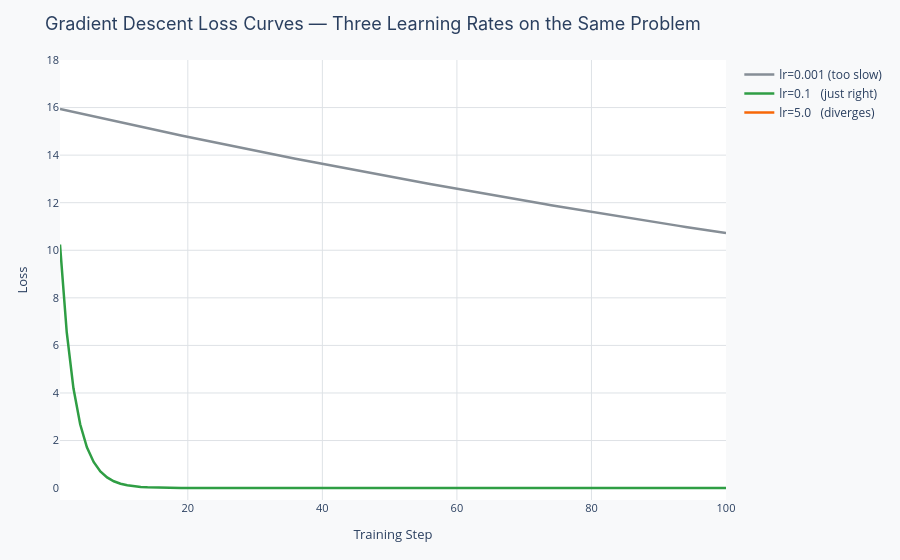

Here is the notebook cell this chart was saved with:
### Markdown cell above
---
## Real-world example: Training loss curves for a neural network

The chart shows three training runs of the same neural network with different learning rates. This is one of the most common diagnostic charts in deep learning: looking at the loss curve to diagnose what went wrong with a training run.

Notice:

- **Notice:** The 0.001 learning rate curve decreases smoothly but slowly; after 100 steps it still has significant loss remaining because the steps are too small to have gotten far
- **Notice:** The 0.1 learning rate curve drops quickly at first then plateaus at a good minimum; this is the successful run
- **Notice:** The 5.0 learning rate curve initially drops but then shoots upward as the large steps overshoot the minimum and send the weights to a worse region; training has diverged

> **Discussion question:** A teammate reports that their model's training loss decreased for 50 epochs then started increasing again. They call this "divergence." Is that the only possible explanation? What else could cause loss to increase after initially decreasing?

### Code cell
np.random.seed(42)

def simulate_gd(lr, n_steps=100, w_init=4.0):
    # Gradient descent on f(w) = w^2 (minimum at w=0).
    w = w_init
    losses = []
    for _ in range(n_steps):
        grad  = 2 * w      # derivative of w^2
        w     = w - lr * grad
        losses.append(w ** 2)
    return losses

steps  = np.arange(1, 101)
configs = [(0.001, PALETTE["muted"],      "lr=0.001 (too slow)"),
           (0.10,  PALETTE["accent"],     "lr=0.1   (just right)"),
           (5.0,   PALETTE["secondary"],  "lr=5.0   (diverges)")]

fig = go.Figure()
for lr, color, label in configs:
    losses = simulate_gd(lr)
    fig.add_trace(go.Scatter(x=steps, y=losses, mode="lines",
                             line=dict(color=color, width=2.5), name=label))
layout = base_layout(
    title="Gradient Descent Loss Curves — Three Learning Rates on the Same Problem",
    xaxis_title="Training Step", yaxis_title="Loss",
)
layout.update(yaxis=dict(range=[-0.5, 18]))
fig.update_layout(layout)
fig.show()

### Figure 1 — Plotly figure (JSON) as saved in the notebook; plotly's stock layout.template omitted (floating-point values rounded to 4 significant figures)
{"data": [{"line": {"color": "#868E96", "width": 2.5}, "mode": "lines", "name": "lr=0.001 (too slow)", "type": "scatter", "x": [1, 2, 3, 4, 5, 6, 7, 8, 9, 10, 11, 12, 13, 14, 15, 16, 17, 18, 19, 20, 21, 22, 23, 24, 25, 26, 27, 28, 29, 30, 31, 32, 33, 34, 35, 36, 37, 38, 39, 40, 41, 42, 43, 44, 45, 46, 47, 48, 49, 50, 51, 52, 53, 54, 55, 56, 57, 58, 59, 60, 61, 62, 63, 64, 65, 66, 67, 68, 69, 70, 71, 72, 73, 74, 75, 76, 77, 78, 79, 80, 81, 82, 83, 84, 85, 86, 87, 88, 89, 90, 91, 92, 93, 94, 95, 96, 97, 98, 99, 100], "y": [15.94, 15.87, 15.81, 15.75, 15.68, 15.62, 15.56, 15.5, 15.43, 15.37, 15.31, 15.25, 15.19, 15.13, 15.07, 15.01, 14.95, 14.89, 14.83, 14.77, 14.71, 14.65, 14.59, 14.53, 14.48, 14.42, 14.36, 14.3, 14.25, 14.19, 14.13, 14.08, 14.02, 13.96, 13.91, 13.85, 13.8, 13.74, 13.69, 13.63, 13.58, 13.52, 13.47, 13.42, 13.36, 13.31, 13.26, 13.2, 13.15, 13.1, 13.04, 12.99, 12.94, 12.89, 12.84, 12.79, 12.74, 12.68, 12.63, 12.58, 12.53, 12.48, 12.43, 12.38, 12.33, 12.28, 12.24, 12.19, 12.14, 12.09, 12.04, 11.99, 11.94, 11.9, 11.85, 11.8, 11.76, 11.71, 11.66, 11.61, 11.57, 11.52, 11.48, 11.43, 11.38, 11.34, 11.29, 11.25, 11.2, 11.16, 11.11, 11.07, 11.03, 10.98, 10.94, 10.89, 10.85, 10.81, 10.76, 10.72]}, {"line": {"color": "#2F9E44", "width": 2.5}, "mode": "lines", "name": "lr=0.1   (just right)", "type": "scatter", "x": [1, 2, 3, 4, 5, 6, 7, 8, 9, 10, 11, 12, 13, 14, 15, 16, 17, 18, 19, 20, 21, 22, 23, 24, 25, 26, 27, 28, 29, 30, 31, 32, 33, 34, 35, 36, 37, 38, 39, 40, 41, 42, 43, 44, 45, 46, 47, 48, 49, 50, 51, 52, 53, 54, 55, 56, 57, 58, 59, 60, 61, 62, 63, 64, 65, 66, 67, 68, 69, 70, 71, 72, 73, 74, 75, 76, 77, 78, 79, 80, 81, 82, 83, 84, 85, 86, 87, 88, 89, 90, 91, 92, 93, 94, 95, 96, 97, 98, 99, 100], "y": [10.24, 6.554, 4.194, 2.684, 1.718, 1.1, 0.7037, 0.4504, 0.2882, 0.1845, 0.1181, 0.07556, 0.04836, 0.03095, 0.01981, 0.01268, 0.008113, 0.005192, 0.003323, 0.002127, 0.001361, 0.0008711, 0.0005575, 0.0003568, 0.0002284, 0.0001462, 9.354e-05, 5.986e-05, 3.831e-05, 2.452e-05, 1.569e-05, 1.004e-05, 6.428e-06, 4.114e-06, 2.633e-06, 1.685e-06, 1.078e-06, 6.902e-07, 4.417e-07, 2.827e-07, 1.809e-07, 1.158e-07, 7.411e-08, 4.743e-08, 3.035e-08, 1.943e-08, 1.243e-08, 7.957e-09, 5.093e-09, 3.259e-09, 2.086e-09, 1.335e-09, 8.544e-10, 5.468e-10, 3.5e-10, 2.24e-10, 1.433e-10, 9.174e-11, 5.871e-11, 3.758e-11, 2.405e-11, 1.539e-11, 9.851e-12, 6.304e-12, 4.035e-12, 2.582e-12, 1.653e-12, 1.058e-12, 6.769e-13, 4.332e-13, 2.773e-13, 1.775e-13, 1.136e-13, 7.268e-14, 4.652e-14, 2.977e-14, 1.905e-14, 1.219e-14, 7.804e-15, 4.995e-15, 3.197e-15, 2.046e-15, 1.309e-15, 8.38e-16, 5.363e-16, 3.432e-16, 2.197e-16, 1.406e-16, 8.998e-17, 5.759e-17, 3.686e-17, 2.359e-17, 1.51e-17, 9.661e-18, 6.183e-18, 3.957e-18, 2.533e-18, 1.621e-18, 1.037e-18, 6.639e-19]}, {"line": {"color": "#F76707", "width": 2.5}, "mode": "lines", "name": "lr=5.0   (diverges)", "type": "scatter", "x": [1, 2, 3, 4, 5, 6, 7, 8, 9, 10, 11, 12, 13, 14, 15, 16, 17, 18, 19, 20, 21, 22, 23, 24, 25, 26, 27, 28, 29, 30, 31, 32, 33, 34, 35, 36, 37, 38, 39, 40, 41, 42, 43, 44, 45, 46, 47, 48, 49, 50, 51, 52, 53, 54, 55, 56, 57, 58, 59, 60, 61, 62, 63, 64, 65, 66, 67, 68, 69, 70, 71, 72, 73, 74, 75, 76, 77, 78, 79, 80, 81, 82, 83, 84, 85, 86, 87, 88, 89, 90, 91, 92, 93, 94, 95, 96, 97, 98, 99, 100], "y": [1296, 104976, 8503056, 688747536, 55788550416, 4518872583696, 366028679279376, 29648323021629456, 2401514164751986000, 194522647344910860000, 1.576e+22, 1.276e+24, 1.034e+26, 8.374e+27, 6.783e+29, 5.494e+31, 4.45e+33, 3.605e+35, 2.92e+37, 2.365e+39, 1.916e+41, 1.552e+43, 1.257e+45, 1.018e+47, 8.246e+48, 6.679e+50, 5.41e+52, 4.382e+54, 3.55e+56, 2.875e+58, 2.329e+60, 1.886e+62, 1.528e+64, 1.238e+66, 1.003e+68, 8.12e+69, 6.578e+71, 5.328e+73, 4.316e+75, 3.496e+77, 2.831e+79, 2.293e+81, 1.858e+83, 1.505e+85, 1.219e+87, 9.873e+88, 7.997e+90, 6.477e+92, 5.247e+94, 4.25e+96, 3.442e+98, 2.788e+100, 2.259e+102, 1.829e+104, 1.482e+106, 1.2e+108, 9.722e+109, 7.875e+111, 6.379e+113, 5.167e+115, 4.185e+117, 3.39e+119, 2.746e+121, 2.224e+123, 1.802e+125, 1.459e+127, 1.182e+129, 9.574e+130, 7.755e+132, 6.282e+134, 5.088e+136, 4.121e+138, 3.338e+140, 2.704e+142, 2.19e+144, 1.774e+146, 1.437e+148, 1.164e+150, 9.428e+151, 7.637e+153, 6.186e+155, 5.011e+157, 4.059e+159, 3.287e+161, 2.663e+163, 2.157e+165, 1.747e+167, 1.415e+169, 1.146e+171, 9.285e+172, 7.521e+174, 6.092e+176, 4.934e+178, 3.997e+180, 3.237e+182, 2.622e+184, 2.124e+186, 1.72e+188, 1.394e+190, 1.129e+192]}], "layout": {"legend": {"font": {"size": 12}}, "margin": {"b": 60, "l": 60, "r": 30, "t": 60}, "paper_bgcolor": "#F8F9FA", "plot_bgcolor": "#FFFFFF", "title": {"font": {"family": "Inter, Arial, sans-serif", "size": 18}, "text": "Gradient Descent Loss Curves — Three Learning Rates on the Same Problem"}, "xaxis": {"gridcolor": "#DEE2E6", "tickfont": {"size": 11}, "title": {"font": {"size": 13}, "text": "Training Step"}}, "yaxis": {"gridcolor": "#DEE2E6", "range": [-0.5, 18], "tickfont": {"size": 11}, "title": {"font": {"size": 13}, "text": "Loss"}}}}
